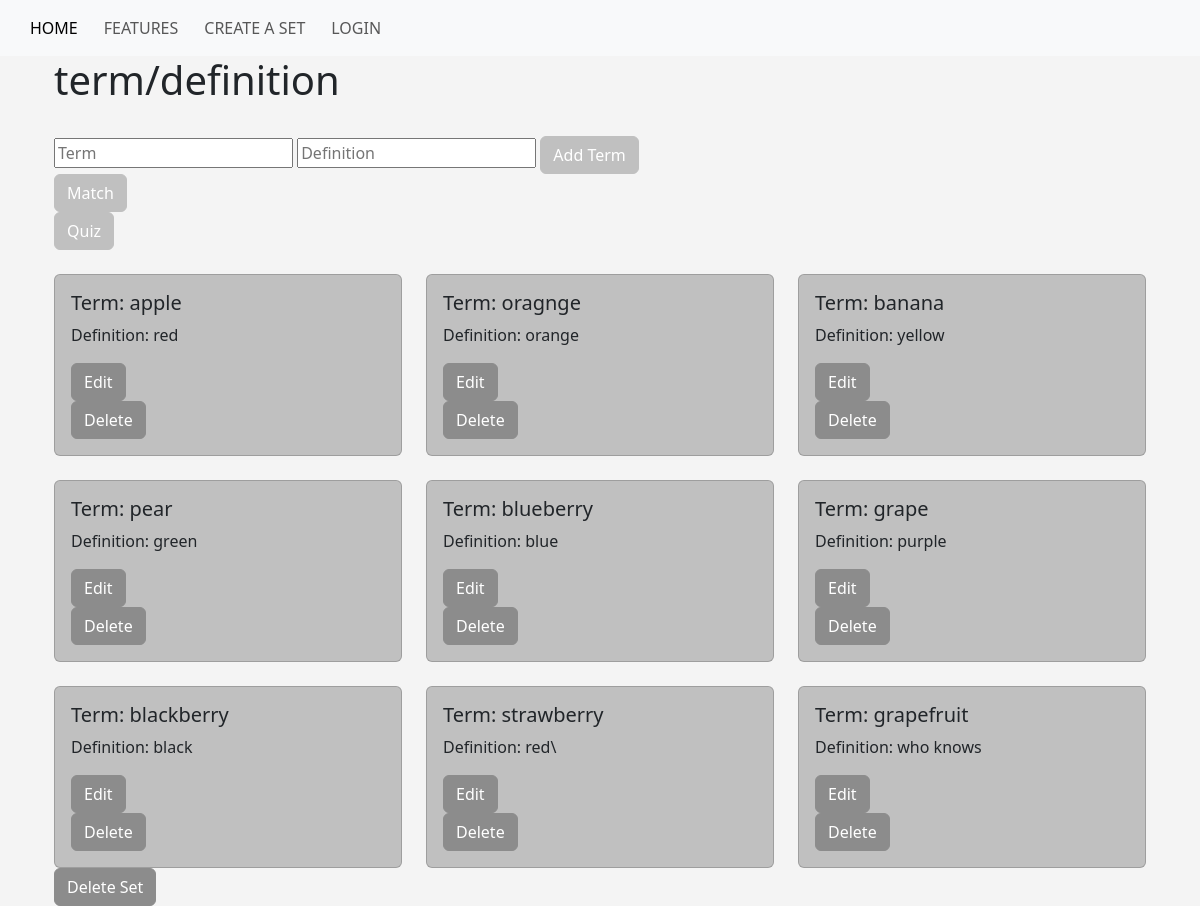
Screenshot of /sets/1 with the database file from the repository.
### app.py (models this page shows)
class Term(db.Model):
    id = db.Column(db.Integer, primary_key=True)
    term = db.Column(db.String(255), nullable=False)
    definition = db.Column(db.String(255), nullable=False)
    set_id = db.Column(db.Integer, db.ForeignKey('set.id'), nullable=False)

### app.py (the view)
@app.route('/sets/<int:set_id>', methods=['GET', 'POST'])
def specific_sets(set_id):
    if request.method == "POST":
        termForm = request.form['term']
        definitionForm = request.form['definition']
        set_data = Set.query.get_or_404(set_id)
        pair = Term(term=termForm, definition=definitionForm, set_id=set_id)
        try:
            db.session.add(pair)
            db.session.commit()
            return redirect(url_for('specific_sets', set_id=set_id))
        except Exception as e:
            print(f"Error: {e}")
            return "Oops! Something went wrong."
    else:
        set_data = Set.query.get_or_404(set_id)
        terms = Term.query.filter_by(set_id=set_id).all()
        return render_template('sets.html', set_data=set_data, terms=terms, set_id=set_id)

### templates/sets.html (shortened to what this page needs)
{% extends "base.html" %}
{% block content %}
<body style="background-color: #F4F4F4;">
    <div class="container">
        <h1>term/definition</h1>
        <br />
        <form action="{{ url_for('specific_sets', set_id=set_id)}}" METHOD="POST">
            <input type="text" placeholder="Term" name="term">
            <input type="text" placeholder="Definition" name="definition">
            <input type="submit" value="Add Term" class="btn btn-primary" style="background-color: #C0C0C0; border-color: #C0C0C0;">
        </form>
        <form action="{{ url_for('match', set_id=set_id)}}" METHOD="POST">
            <input type="submit" value="Match" class="btn btn-primary" style="background-color: #C0C0C0; border-color: #C0C0C0;">
        </form>
        <form action="/quizSetUp/{{ set_id }}" METHOD="POST">
            <input type="submit" value="Quiz" class="btn btn-primary" style="background-color: #C0C0C0; border-color: #C0C0C0;">
        </form>
        <br />
        <div class="row row-cols-1 row-cols-md-2 row-cols-lg-3 g-4">
            {% for term in set_data.terms %}
            <div class="col">
                <div class="card" style="background-color: #C0C0C0;">
                    <div class="card-body">
                        <h5 class="card-title">Term: {{ term.term }}</h5>
                        <p class="card-text">Definition: {{ term.definition }}</p>
                        <form action="{{ url_for('edit_pair', set_id=set_id, term_id=term.id)}}" METHOD="POST">
                            <input type="submit" value="Edit" class="btn btn-success" style="background-color: #8C8C8C; border-color: #8C8C8C;">
                        </form>
                        <form action="{{ url_for('delete_pair', set_id=set_id, term_id=term.id)}}" METHOD="POST">
                            <input type="submit" value="Delete" class="btn btn-danger" style="background-color: #8C8C8C; border-color: #8C8C8C;">
                        </form>
                    </div>
                </div>
            </div>
            {% endfor %}
        </div>
        <div>
            <form method="post" action="/delete_set/{{ set_id }}">
                <button type="submit" class="btn btn-danger" style="background-color: #8C8C8C; border-color: #8C8C8C;">Delete Set</button>
            </form>
        </div>
    </div>
</body>
{% endblock %}

### templates/base.html (shortened to what this page needs)
<!DOCTYPE html>
<html lang="en">
<head>
    <link href="https://cdn.jsdelivr.net/npm/bootstrap@5.3.3/dist/css/bootstrap.min.css" rel="stylesheet">
</head>
<body>
    <nav class="navbar navbar-expand-lg navbar-light bg-light">
        <div class="container-fluid">
            <div class="collapse navbar-collapse" id="navbarNav">
                <ul class="navbar-nav">
                    <li class="nav-item">
                        <a class="nav-link active" aria-current="page" href="{{ url_for('home')}}">Home</a>
                    </li>
                    <li class="nav-item">
                        <a class="nav-link" href="{{ url_for('features')}}">Features</a>
                    </li>
                    <li class="nav-item">
                        <a class="nav-link" href="{{ url_for('create_set')}}">Create A Set</a>
                    </li>
                    <li class="nav-item">
                        <a class="nav-link" href="{{ url_for('login')}}">Login</a>
                    </li>
                </ul>
            </div>
        </div>
    </nav>
    <div class="container">
        {% block content %}
        {% endblock %}
    </div>
</body>
</html>

### templates/base.html (style rules this page uses)
nav { background-color: #222222; padding: 10px; width: 100%; display: flex; justify-content: center; align-items: center; }
nav ul { margin: 0; padding: 0; list-style: none; display: flex; }
nav li { margin-left: 10px; }
nav a { text-decoration: none; text-transform: uppercase; color: #333333; background-color: #800080; padding: 10px 20px; border-radius: 40px; transition: color 0.3s, background 0.3s; }

### rows the page displays
Term: term "apple", definition "red"
Term: term "oragnge", definition "orange"
Term: term "banana", definition "yellow"
Term: term "pear", definition "green"
Term: term "blueberry", definition "blue"
Term: term "grape", definition "purple"
Term: term "blackberry", definition "black"
Term: term "strawberry", definition "red\\"
Term: term "grapefruit", definition "who knows"
